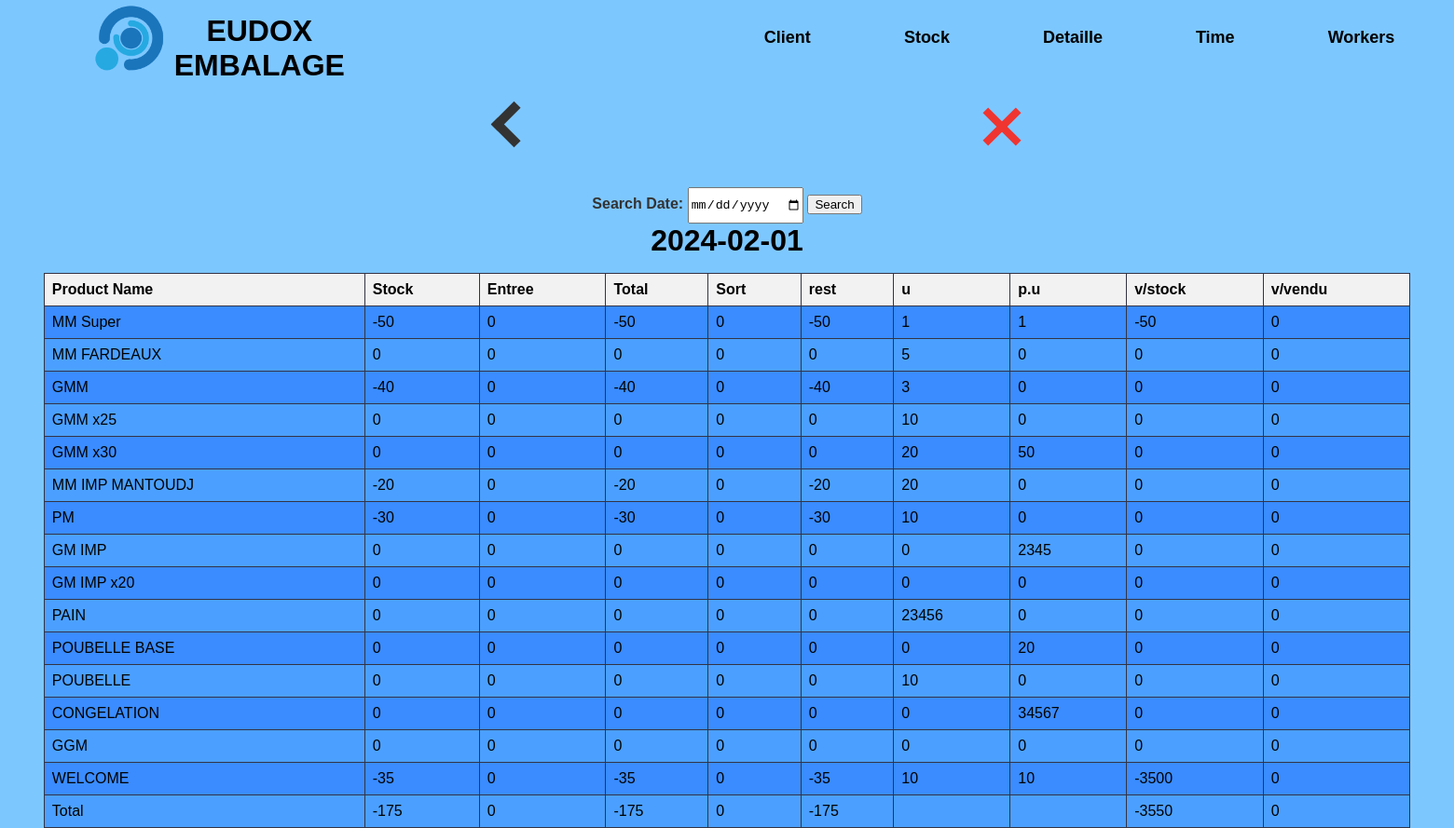
Screenshot of /stock/view with the database file from the repository.
### tables this page shows
CREATE TABLE stv (
        id INTEGER PRIMARY KEY AUTOINCREMENT,
        date TEXT NOT NULL,
        MM_super_st INTEGER NOT NULL,
        MM_super_e INTEGER NOT NULL,
        MM_super_so INTEGER NOT NULL,
        MM_Fardeaux_st INTEGER NOT NULL,
        MM_Fardeaux_e INTEGER NOT NULL,
        MM_Fardeaux_so INTEGER NOT NULL,
        GMM_st INTEGER NOT NULL,
        GMM_e INTEGER NOT NULL,
        GMM_so INTEGER NOT NULL,
        GMM_x25_st INTEGER NOT NULL,
        GMM_x25_e INTEGER NOT NULL,
        GMM_x25_so INTEGER NOT NULL,
        GMM_x30_st INTEGER NOT NULL,
        GMM_x30_e INTEGER NOT NULL,
        GMM_x30_so INTEGER NOT NULL,
        MM_IMP_MANTOUDJ_st INTEGER NOT NULL,
        MM_IMP_MANTOUDJ_e INTEGER NOT NULL,
        MM_IMP_MANTOUDJ_so INTEGER NOT NULL,
        PM_st INTEGER NOT NULL,
        PM_e INTEGER NOT NULL,
        PM_so INTEGER NOT NULL,
        GM_IMP_st INTEGER NOT NULL,
        GM_IMP_e INTEGER NOT NULL,
        GM_IMP_so INTEGER NOT NULL,
        GM_IMP_x20_st INTEGER NOT NULL,
        GM_IMP_x20_e INTEGER NOT NULL,
        GM_IMP_x20_so INTEGER NOT NULL,
        PAIN_st INTEGER NOT NULL,
        PAIN_e INTEGER NOT NULL,
        PAIN_so INTEGER NOT NULL,
        POUBELLE_BASE_st INTEGER NOT NULL,
        POUBELLE_BASE_e INTEGER NOT NULL,
        POUBELLE_BASE_so INTEGER NOT NULL,
        POUBELLE_st INTEGER NOT NULL,
        POUBELLE_e INTEGER NOT NULL,
        POUBELLE_so INTEGER NOT NULL,
        CONGELATION_st INTEGER NOT NULL,
        CONGELATION_e INTEGER NOT NULL,
        CONGELATION_so INTEGER NOT NULL,
        GGM_st INTEGER NOT NULL,
        GGM_e INTEGER NOT NULL,
        GGM_so INTEGER NOT NULL,
        WELCOME_st INTEGER NOT NULL,
        WELCOME_e INTEGER NOT NULL,
        WELCOME_so INTEGER NOT NULL
    );

CREATE TABLE upt (
        id INTEGER PRIMARY KEY AUTOINCREMENT,
        date TEXT NOT NULL,
        num INTEGER NOT NULL,
        u INTEGER NOT NULL,
        up INTEGER NOT NULL
    );

### app.py (the view)
@app.route('/stock/view', methods=['POST', 'GET'])
def view_stock():
    if request.method == 'POST':
        today_date = request.form.get('search_date', datetime.now().strftime("%Y-%m-%d"), None)
        if not today_date:
            today_date = datetime.now().strftime("%Y-%m-%d")
    else:
        today_date = datetime.now().strftime("%Y-%m-%d")
    conn = sqlite3.connect('form_data.db')
    cursor = conn.cursor()
    cursor.execute('SELECT * FROM stv WHERE date = ?', (today_date,))
    stock_data = cursor.fetchone()
    cursor.execute('SELECT u, up FROM upt WHERE date = ?', (today_date,))
    vals = cursor.fetchall()
    conn.close()
    product_names = ["MM Super", "MM FARDEAUX", "GMM", "GMM x25", "GMM x30", "MM IMP MANTOUDJ", "PM", "GM IMP", "GM IMP x20", "PAIN", "POUBELLE BASE", "POUBELLE", "CONGELATION", "GGM", "WELCOME"]
    total_stock = sum(stock_data[i * 3 + 2] for i in range(len(product_names)))
    total_entree = sum(stock_data[i * 3 + 3] for i in range(len(product_names)))
    total_sort = sum(stock_data[i * 3 + 4] for i in range(len(product_names)))
    total_rest = sum(stock_data[i * 3 + 2] + stock_data[i * 3 + 3] - stock_data[i * 3 + 4] for i in range(len(product_names)))
    total_v_stock = sum((stock_data[i * 3 + 2] + stock_data[i * 3 + 3] - stock_data[i * 3 + 4]) * vals[i][0] * vals[i][1] for i in range(len(product_names)))
    total_v_vendu = sum(stock_data[i * 3 + 4] * vals[i][0] * vals[i][1] for i in range(len(product_names)))
    return render_template('s_view.html', stock_data=stock_data, vals=vals, product_names=product_names, td=today_date,
                           total_stock=total_stock, total_entree=total_entree, total_sort=total_sort,
                           total_rest=total_rest, total_v_stock=total_v_stock, total_v_vendu=total_v_vendu)

### templates/s_view.html (shortened to what this page needs)
{% extends 'main.html' %}
{% block top %}
<a href="/stock" id="back"><div class="thick-arrow-left"></div></a>
<a href="/main" id="aclose"><div class="close"></div></a>
{% endblock %}
{% block bot %}
<form method="POST" action="/stock/view">
  <b><label for="search_date">Search Date:</label></b>
  <input type="date" id="search_date" name="search_date">
  <button type="submit">Search</button>
</form>
<h1>{{ stock_data[1] }}</h1>
<table>
  <tr>
    <th>Product Name</th>
    <th>Stock</th>
    <th>Entree</th>
    <th>Total</th>
    <th>Sort</th>
    <th>rest</th>
    <th>u</th>
    <th>p.u</th>
    <th>v/stock</th>
    <th>v/vendu</th>
  </tr>
  {% for i in range(15) %}
    <tr>
      <td>{{ product_names[i] }}</td>
      <td>{{ stock_data[i * 3 + 2] }}</td>
      <td>{{ stock_data[i * 3 + 3] }}</td>
      <td>{{ stock_data[i * 3 + 2] + stock_data[i * 3 + 3] }}</td>
      <td>{{ stock_data[i * 3 + 4] }}</td>
      <td>{{ stock_data[i * 3 + 2] + stock_data[i * 3 + 3] - stock_data[i * 3 + 4] }}</td>
      <td contenteditable="true" onblur="updateValue(this.innerText, {{ i }}, 0, '{{ stock_data[1] }}')">{{ vals[i][0] }}</td>
      <td contenteditable="true" onblur="updateValue(this.innerText, {{ i }}, 1, '{{ stock_data[1] }}')">{{ vals[i][1] }}</td>
      <td>{{ (stock_data[i * 3 + 2] + stock_data[i * 3 + 3] - stock_data[i * 3 + 4]) * vals[i][0] * vals[i][1] }}</td>
      <td>{{ stock_data[i * 3 + 4] * vals[i][0] * vals[i][1] }}</td>
    </tr>
  {% endfor %}
  <tr>
    <td>Total</td>
    <td>{{ total_stock }}</td>
    <td>{{ total_entree }}</td>
    <td>{{ total_stock + total_entree }}</td>
    <td>{{ total_sort }}</td>
    <td>{{ total_rest }}</td>
    <td></td>
    <td></td>
    <td>{{ total_v_stock }}</td>
    <td>{{ total_v_vendu }}</td>
  </tr>
</table>
{% endblock %}

### templates/main.html (shortened to what this page needs)
<!DOCTYPE html>
<html>
  <head>
    <link rel="stylesheet" type="text/css" href="{{ url_for('static', filename='css/style.css') }}">
  </head>
  <body>
    <div class="bg">
      <div class="hd">
        <img class="logo" src="{{ url_for('static', filename='assets/lll.png') }}" onclick="goToHomePage()" style="cursor: pointer;"/>
        <h1 class="fn" onclick="goToHomePage()" style="cursor: pointer;">EUDOX EMBALAGE</h1>
        <ul class="nav">
          <li><a href="/client">Client</a></li>
          <li><a href="/stock">Stock</a></li>
          <li><a href="/detail">Detaille</a></li>
          <li><a href="/time">Time</a></li>
          <li><a href="/work">Workers</a></li>
        </ul>
      </div>
        <div class="display_frame">
          <div class="top_side">
            {% block top %}{% endblock %}
          </div>
          <div class="bot_side">
            {% block bot %}{% endblock %}
          </div>
        </div>
    </div>
  </body>
</html>

### static/css/style.css (style rules this page uses)
body, h1, h2, h3, p, ul, li { margin: 0; padding: 0; }
body { font-family: Arial, sans-serif; background-color: #7dc7ff; }
.bg { background-size: cover; background-repeat: no-repeat; height: 100vh; }
.hd { background: #7dc7ff; width: 100%; height: 81px; display: flex; text-align: center; }
.logo { padding-top: 4px; margin-left: 100px; margin-right: 10px; height: 75px; width: 80px; }
.fn { text-align: center; padding-top: 15px; font-family: sans-serif; width: 350px; color: #000; transition: 0.3s ease-out; }
.nav { margin-left: 400px; margin-right: 10px; display: flex; justify-content: center; align-items: center; }
.nav li { list-style: none; margin-left: 50px; margin-right: 50px; font-size:18px; }
.nav li a { text-decoration: none; font-family: sans-serif; font-weight: bold; color: #000; transition: 0.3s ease-out; }
.display_frame { background-size: cover; text-align: center; width: 100%; }
a { color: inherit; text-decoration: none; }
.top_side { display: flex; height: 120px; width: 100%; }
#aclose { margin-left: 28vw; }
.thick-arrow-left { margin: 35px; width: 25px; height: 25px; border: 10px solid #333; border-left: 0; border-top: 0; transform: rotate(135deg); }
#back { margin-left: 32vw; }
.close { margin: 30px; background: #f03530; height: 50px; position: relative; width: 8px; transform: rotate(45deg); }
.close:after { background: #f03530; content: ""; height: 8px; left: -21px; position: absolute; top: 21px; width: 50px; }
.bot_side label { color: #333; }
.bot_side input { height: 35px; }

### templates/s_view.html (style rules this page uses)
table { border-collapse: collapse; width: 94%; margin: 3%; margin-top: 1%; }
th, td { border: 1px solid #333344; padding: 8px; text-align: left; }
th { background-color: #f2f2f2; }
tr:nth-child(even) td { background-color: #3a8cff; }
tr:nth-child(odd) td { background-color: #4ba0ff; }

### rows the page displays
stv: date "2024-02-01", MM_super_st "-50" "0" "-40" "0" "0" "-20" "-30" "0" "0" "0" "0" "0" "0" "0" "-35", MM_super_e "0" "0" "0" "0" "0" "0" "0" "0" "0" "0" "0" "0" "0" "0" "0", stock_data[i*3+2]+stock_data[i*3+3] "-50" "0" "-40" "0" "0" "-20" "-30" "0" "0" "0" "0" "0" "0" "0" "-35", MM_super_so "0" "0" "0" "0" "0" "0" "0" "0" "0" "0" "0" "0" "0" "0" "0", MM_super_st+MM_super_e+MM_super_so "-50" "0" "-40" "0" "0" "-20" "-30" "0" "0" "0" "0" "0" "0" "0" "-35", MM_super_st+MM_super_e+MM_super_so "-50" "0" "0" "0" "0" "0" "0" "0" "0" "0" "0" "0" "0" "0" "-3500", stock_data[i*3+4]*vals[i][0]*vals[i][1] "0" "0" "0" "0" "0" "0" "0" "0" "0" "0" "0" "0" "0" "0" "0"
upt: u "1", up "1"
upt: u "5", up "0"
upt: u "3", up "0"
upt: u "10", up "0"
upt: u "20", up "50"
upt: u "20", up "0"
upt: u "10", up "0"
upt: u "0", up "2345"
upt: u "0", up "0"
upt: u "23456", up "0"
upt: u "0", up "20"
upt: u "10", up "0"
upt: u "0", up "34567"
upt: u "0", up "0"
upt: u "10", up "10"

### other values shown
{{ product_names[i] }} "MM Super" "MM FARDEAUX" "GMM" "GMM x25" "GMM x30" "MM IMP MANTOUDJ" "PM" "GM IMP" "GM IMP x20" "PAIN" "POUBELLE BASE" "POUBELLE" "CONGELATION" "GGM" "WELCOME"
{{ total_stock }} "-175"
{{ total_entree }} "0"
{{ total_stock + total_entree }} "-175"
{{ total_sort }} "0"
{{ total_rest }} "-175"
{{ total_v_stock }} "-3550"
{{ total_v_vendu }} "0"
